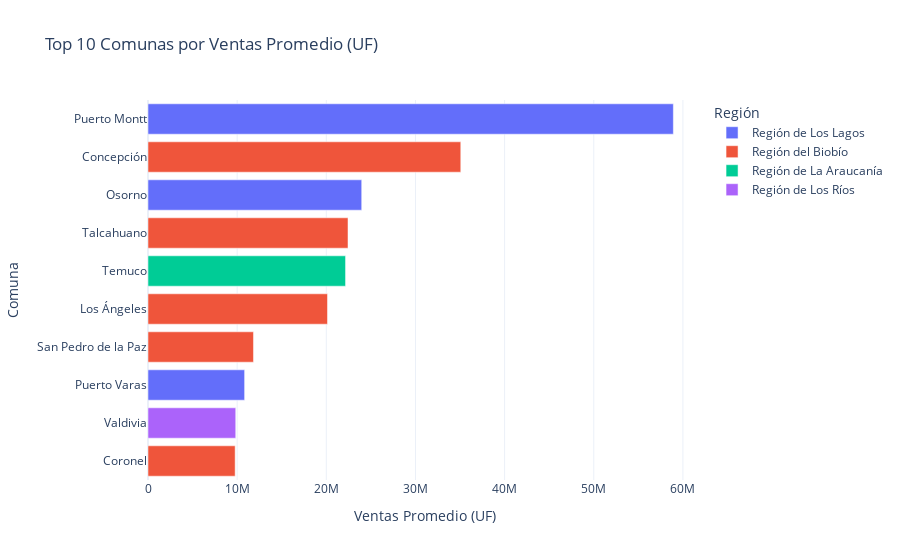
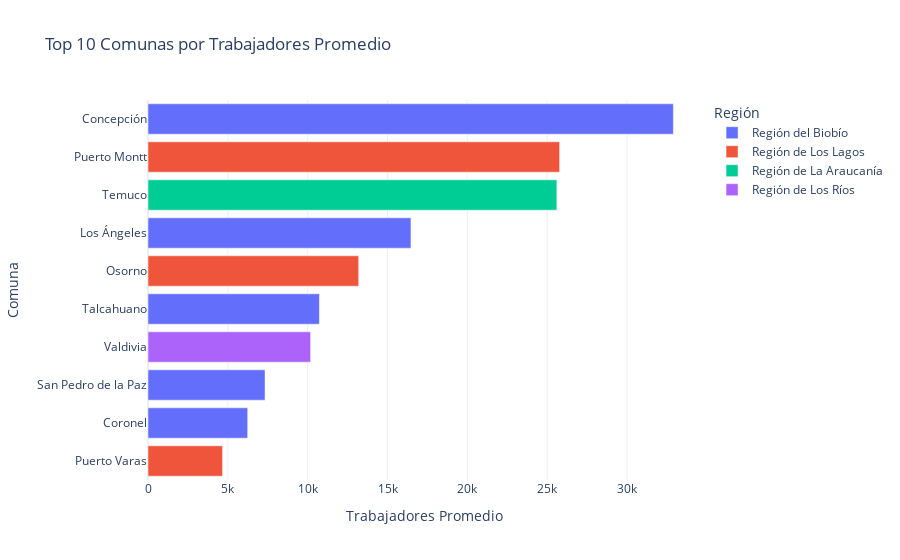

Source (notebook cell) for these figures, in order:
### Markdown cell above
## Comunas destacadas
Promedios por comuna para identificar líderes en ventas y empleo.

### Code cell
comuna_stats = df_comu_filtered.groupby(['comuna_del_domicilio_o_casa_matriz', 'región_del_domicilio_o_casa_matriz'])[[
    'ventas_anuales_en_uf',
    'número_de_trabajadores_dependientes_informados'
]].mean().reset_index()

top_sales_comunas = comuna_stats.nlargest(10, 'ventas_anuales_en_uf')
top_workers_comunas = comuna_stats.nlargest(10, 'número_de_trabajadores_dependientes_informados')

fig1 = px.bar(
    top_sales_comunas,
    x='ventas_anuales_en_uf',
    y='comuna_del_domicilio_o_casa_matriz',
    color='región_del_domicilio_o_casa_matriz',
    orientation='h',
    title='Top 10 Comunas por Ventas Promedio (UF)',
    labels={'ventas_anuales_en_uf': 'Ventas Promedio (UF)', 'comuna_del_domicilio_o_casa_matriz': 'Comuna', 'región_del_domicilio_o_casa_matriz': 'Región'}
)
fig1.update_layout(yaxis={'categoryorder':'total ascending'})
# Guardar en HTML en la carpeta docs
fig1.write_html('../docs/top_ventas_comunas.html')
fig1.show()

fig2 = px.bar(
    top_workers_comunas,
    x='número_de_trabajadores_dependientes_informados',
    y='comuna_del_domicilio_o_casa_matriz',
    color='región_del_domicilio_o_casa_matriz',
    orientation='h',
    title='Top 10 Comunas por Trabajadores Promedio',
    labels={'número_de_trabajadores_dependientes_informados': 'Trabajadores Promedio', 'comuna_del_domicilio_o_casa_matriz': 'Comuna', 'región_del_domicilio_o_casa_matriz': 'Región'}
)
fig2.update_layout(yaxis={'categoryorder':'total ascending'})
# Guardar en HTML en la carpeta docs
fig2.write_html('../docs/top_trabajadores_comunas.html')
fig2.show()

### Figure 1 — Plotly figure (JSON) as saved in the notebook; plotly's stock layout.template omitted (floating-point values rounded to 4 significant figures)
{"data": [{"hovertemplate": "Región=Región de Los Lagos<br>Ventas Promedio (UF)=%{x}<br>Comuna=%{y}<extra></extra>", "legendgroup": "Región de Los Lagos", "marker": {"color": "#636efa", "pattern": {"shape": ""}}, "name": "Región de Los Lagos", "orientation": "h", "showlegend": true, "textposition": "auto", "type": "bar", "x": [58930000.0, 23970000.0, 10840000.0], "xaxis": "x", "y": ["Puerto Montt", "Osorno", "Puerto Varas"], "yaxis": "y"}, {"hovertemplate": "Región=Región del Biobío<br>Ventas Promedio (UF)=%{x}<br>Comuna=%{y}<extra></extra>", "legendgroup": "Región del Biobío", "marker": {"color": "#EF553B", "pattern": {"shape": ""}}, "name": "Región del Biobío", "orientation": "h", "showlegend": true, "textposition": "auto", "type": "bar", "x": [35080000.0, 22430000.0, 20130000.0, 11830000.0, 9775000.0], "xaxis": "x", "y": ["Concepción", "Talcahuano", "Los Ángeles", "San Pedro de la Paz", "Coronel"], "yaxis": "y"}, {"hovertemplate": "Región=Región de La Araucanía<br>Ventas Promedio (UF)=%{x}<br>Comuna=%{y}<extra></extra>", "legendgroup": "Región de La Araucanía", "marker": {"color": "#00cc96", "pattern": {"shape": ""}}, "name": "Región de La Araucanía", "orientation": "h", "showlegend": true, "textposition": "auto", "type": "bar", "x": [22160000.0], "xaxis": "x", "y": ["Temuco"], "yaxis": "y"}, {"hovertemplate": "Región=Región de Los Ríos<br>Ventas Promedio (UF)=%{x}<br>Comuna=%{y}<extra></extra>", "legendgroup": "Región de Los Ríos", "marker": {"color": "#ab63fa", "pattern": {"shape": ""}}, "name": "Región de Los Ríos", "orientation": "h", "showlegend": true, "textposition": "auto", "type": "bar", "x": [9841000.0], "xaxis": "x", "y": ["Valdivia"], "yaxis": "y"}], "layout": {"barmode": "relative", "legend": {"title": {"text": "Región"}, "tracegroupgap": 0}, "title": {"text": "Top 10 Comunas por Ventas Promedio (UF)"}, "xaxis": {"anchor": "y", "domain": [0, 1], "title": {"text": "Ventas Promedio (UF)"}}, "yaxis": {"anchor": "x", "categoryorder": "total ascending", "domain": [0, 1], "title": {"text": "Comuna"}}}}

### Figure 2 — Plotly figure (JSON) as saved in the notebook; plotly's stock layout.template omitted (floating-point values rounded to 4 significant figures)
{"data": [{"hovertemplate": "Región=Región del Biobío<br>Trabajadores Promedio=%{x}<br>Comuna=%{y}<extra></extra>", "legendgroup": "Región del Biobío", "marker": {"color": "#636efa", "pattern": {"shape": ""}}, "name": "Región del Biobío", "orientation": "h", "showlegend": true, "textposition": "auto", "type": "bar", "x": [32900.0, 16470.0, 10730.0, 7330.0, 6243.0], "xaxis": "x", "y": ["Concepción", "Los Ángeles", "Talcahuano", "San Pedro de la Paz", "Coronel"], "yaxis": "y"}, {"hovertemplate": "Región=Región de Los Lagos<br>Trabajadores Promedio=%{x}<br>Comuna=%{y}<extra></extra>", "legendgroup": "Región de Los Lagos", "marker": {"color": "#EF553B", "pattern": {"shape": ""}}, "name": "Región de Los Lagos", "orientation": "h", "showlegend": true, "textposition": "auto", "type": "bar", "x": [25780.0, 13190.0, 4670.0], "xaxis": "x", "y": ["Puerto Montt", "Osorno", "Puerto Varas"], "yaxis": "y"}, {"hovertemplate": "Región=Región de La Araucanía<br>Trabajadores Promedio=%{x}<br>Comuna=%{y}<extra></extra>", "legendgroup": "Región de La Araucanía", "marker": {"color": "#00cc96", "pattern": {"shape": ""}}, "name": "Región de La Araucanía", "orientation": "h", "showlegend": true, "textposition": "auto", "type": "bar", "x": [25610.0], "xaxis": "x", "y": ["Temuco"], "yaxis": "y"}, {"hovertemplate": "Región=Región de Los Ríos<br>Trabajadores Promedio=%{x}<br>Comuna=%{y}<extra></extra>", "legendgroup": "Región de Los Ríos", "marker": {"color": "#ab63fa", "pattern": {"shape": ""}}, "name": "Región de Los Ríos", "orientation": "h", "showlegend": true, "textposition": "auto", "type": "bar", "x": [10180.0], "xaxis": "x", "y": ["Valdivia"], "yaxis": "y"}], "layout": {"barmode": "relative", "legend": {"title": {"text": "Región"}, "tracegroupgap": 0}, "title": {"text": "Top 10 Comunas por Trabajadores Promedio"}, "xaxis": {"anchor": "y", "domain": [0, 1], "title": {"text": "Trabajadores Promedio"}}, "yaxis": {"anchor": "x", "categoryorder": "total ascending", "domain": [0, 1], "title": {"text": "Comuna"}}}}
